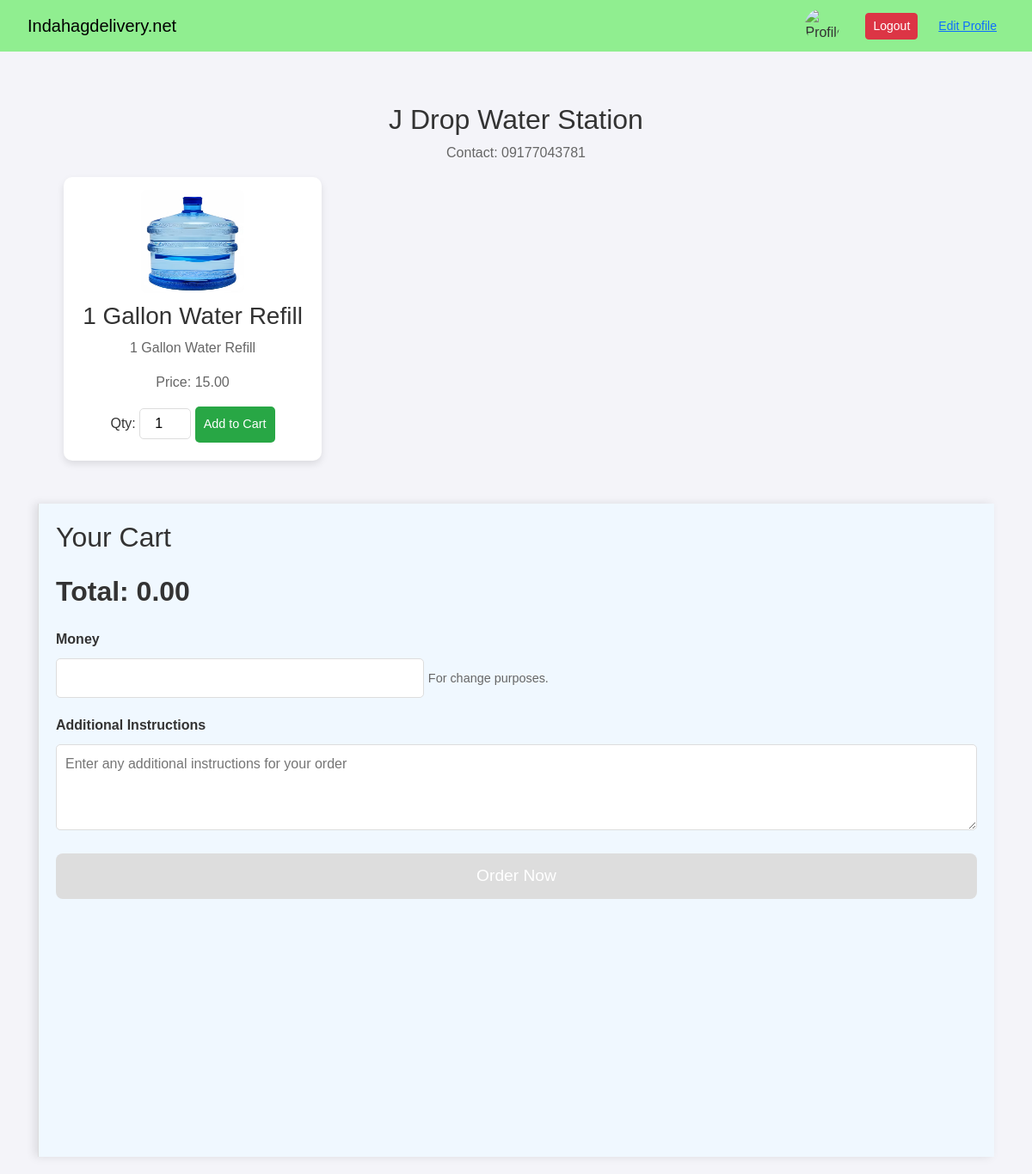
Page /store/1/order/ on the committed database.
### store/models.py (models this page shows, shortened)
class Store(models.Model):
    name = models.CharField(max_length=255)
    barangay = models.CharField(max_length=100)
    address_line = models.CharField(max_length=255)
    location = models.CharField(max_length=255)
    contact_number = models.CharField(max_length=20)
    facebook_page = models.URLField(null=True, blank=True)
    picture = models.ImageField(upload_to='stores/')
    owner = models.OneToOneField(User, on_delete=models.CASCADE, related_name='stores', null=True, blank=True)  # link to User

class Item(models.Model):
    product = models.ForeignKey(Product, related_name='items', on_delete=models.CASCADE)
    store = models.ForeignKey(Store, related_name='items', on_delete=models.CASCADE)
    description = models.TextField()

class Product(models.Model):
    name = models.CharField(max_length=255)
    type = models.ForeignKey(ProductType, related_name='products', on_delete=models.CASCADE)
    description = models.TextField()
    price = models.DecimalField(max_digits=10, decimal_places=2)
    picture = models.ImageField(upload_to='products/')

### store/views.py (the view)
# urls.py: path('store/<int:store_id>/order/', views.store_products, name='store_products'),
def store_products(request, store_id):
    store = get_object_or_404(Store, id=store_id)
    items = Item.objects.filter(store=store).select_related('product')  # Fetch items for this store
    return render(request, 'store/store_products.html', {'store': store, 'items': items})

### store/templates/store/store_products.html (shortened to what this page needs)
{% extends 'store/base.html' %}
{% block content %}
<div class="container">
    <div class="left-column">
        <h1>{{ store.name }}</h1>
        <p>Contact: {{ store.contact_number }}</p>
        <div class="products">
            {% for item in items %}
            <div class="product-card">
                <img src="{{ item.product.picture.url }}" alt="{{ item.product.name }}">
                <h3>{{ item.product.name }}</h3>
                <p>{{ item.product.description }}</p>
                <p>Price: <span class="formatted-price">{{ item.product.price }}</span></p>
                <label for="quantity-{{ item.id }}">Qty:</label>
                <input type="number" id="quantity-{{ item.id }}" name="quantity" min="1" value="1">
                <button onclick="addToCart({{ item.id }}, '{{ item.product.name }}', {{ item.product.price }})">Add to Cart</button>
            </div>
            {% endfor %}
        </div>
    </div>
    <div class="right-column">
        <h2>Your Cart</h2>
        <div class="cart-total" id="cart-total">Total: 0.00</div>
        <div class="money-input">
            <label for="money">Money</label>
            <input type="number" id="money" name="money" min="0">
            <small>For change purposes.</small>
        </div>
        <div class="additional-instructions">
            <label for="additional-instructions">Additional Instructions</label>
            <textarea id="additional-instructions" placeholder="Enter any additional instructions for your order"></textarea>
        </div>
        <button class="order-button" id="orderButton" onclick="proceedToCheckout()" disabled>Order Now</button>
    </div>
</div>
{% endblock %}

### store/templates/store/base.html (style rules this page uses)
body { margin-top: 60px; }

### store/templates/store/store_products.html (style rules this page uses)
body { font-family: Arial, sans-serif; margin: 0; padding: 0; background-color: #f4f4f9; color: #333; display: flex; justify-content: center; }
.container { display: flex; flex-wrap: wrap; justify-content: center; gap: 20px; padding: 20px; max-width: 1200px; width: 100%; }
.left-column { flex: 1 1 70%; padding: 20px; }
.right-column { flex: 1 1 30%; background-color: #f0f8ff; border-left: 1px solid #ddd; padding: 20px; position: sticky; top: 20px; height: calc(100vh - 40px); z-index: 10; box-shadow: -4px 0 10px rgba(0, 0, 0, 0.1); overflow-y: auto; }
h1 { color: #333; font-size: 2rem; text-align: center; }
p { font-size: 1rem; color: #666; text-align: center; }
.product-card { background-color: #fff; border-radius: 10px; box-shadow: 0 4px 8px rgba(0, 0, 0, 0.1); text-align: center; padding: 15px; width: 100%; max-width: 300px; margin: 10px; transition: transform 0.2s, box-shadow 0.2s; }
.product-card img { width: 120px; height: 120px; margin-bottom: 10px; border-radius: 8px; }
.product-card input[type="number"] { width: 60px; padding: 5px; margin-bottom: 10px; border: 1px solid #ddd; border-radius: 5px; text-align: center; }
.product-card button { background-color: #28a745; color: #fff; padding: 10px; font-size: 0.9rem; border-radius: 5px; cursor: pointer; border: none; transition: background-color 0.3s ease; }
.cart-total { font-weight: bold; font-size: 2rem; color: #333; margin-top: 20px; }
.order-button { background-color: #007bff; color: white; padding: 12px; font-size: 1.2rem; border-radius: 8px; border: none; margin-top: 20px; width: 100%; cursor: pointer; transition: background-color 0.3s ease; }
.order-button:disabled { background-color: #ddd; cursor: not-allowed; }
.additional-instructions { margin-top: 20px; font-size: 1rem; }
.additional-instructions label { display: block; font-weight: bold; margin-bottom: 10px; }
.additional-instructions textarea { width: 100%; height: 100px; padding: 10px; border: 1px solid #ddd; border-radius: 5px; font-size: 1rem; resize: vertical; }
.money-input { margin-top: 20px; font-size: 1rem; }
.money-input label { display: block; font-weight: bold; margin-bottom: 10px; }
.money-input input { width: 40%; padding: 10px; border: 1px solid #ddd; border-radius: 5px; font-size: 1rem; }
.money-input small { font-size: 0.9rem; color: #666; }

### rows in the picture
Store: name "J Drop Water Station", contact_number "09177043781"
Item: product.picture (picture), product.name "1 Gallon Water Refill", product.description "1 Gallon Water Refill", product.price "15.00", quantity "1"
